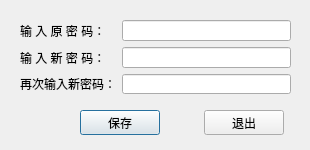
<?xml version="1.0" encoding="UTF-8"?>
<ui version="4.0">
 <class>ChangePwdDialog</class>
 <widget class="QDialog" name="ChangePwdDialog">
  <property name="geometry">
   <rect>
    <x>0</x>
    <y>0</y>
    <width>310</width>
    <height>150</height>
   </rect>
  </property>
  <property name="minimumSize">
   <size>
    <width>310</width>
    <height>150</height>
   </size>
  </property>
  <property name="maximumSize">
   <size>
    <width>310</width>
    <height>150</height>
   </size>
  </property>
  <property name="windowTitle">
   <string>Dialog</string>
  </property>
  <widget class="QWidget" name="">
   <property name="geometry">
    <rect>
     <x>80</x>
     <y>110</y>
     <width>204</width>
     <height>25</height>
    </rect>
   </property>
   <layout class="QHBoxLayout" name="horizontalLayout">
    <item>
     <widget class="QPushButton" name="saveBtn">
      <property name="text">
       <string>保存</string>
      </property>
     </widget>
    </item>
    <item>
     <spacer name="horizontalSpacer">
      <property name="orientation">
       <enum>Qt::Horizontal</enum>
      </property>
      <property name="sizeHint" stdset="0">
       <size>
        <width>40</width>
        <height>20</height>
       </size>
      </property>
     </spacer>
    </item>
    <item>
     <widget class="QPushButton" name="exitBtn">
      <property name="text">
       <string>退出</string>
      </property>
     </widget>
    </item>
   </layout>
  </widget>
  <widget class="QWidget" name="">
   <property name="geometry">
    <rect>
     <x>20</x>
     <y>20</y>
     <width>271</width>
     <height>74</height>
    </rect>
   </property>
   <layout class="QGridLayout" name="gridLayout">
    <item row="0" column="0">
     <widget class="QLabel" name="label">
      <property name="text">
       <string>输 入 原 密 码：</string>
      </property>
     </widget>
    </item>
    <item row="0" column="1">
     <widget class="QLineEdit" name="oldPwdEdit">
      <property name="echoMode">
       <enum>QLineEdit::Password</enum>
      </property>
     </widget>
    </item>
    <item row="1" column="0">
     <widget class="QLabel" name="label_2">
      <property name="text">
       <string>输 入 新 密 码：</string>
      </property>
     </widget>
    </item>
    <item row="1" column="1">
     <widget class="QLineEdit" name="newPwdEdit">
      <property name="echoMode">
       <enum>QLineEdit::Password</enum>
      </property>
     </widget>
    </item>
    <item row="2" column="0">
     <widget class="QLabel" name="label_3">
      <property name="text">
       <string>再次输入新密码：</string>
      </property>
     </widget>
    </item>
    <item row="2" column="1">
     <widget class="QLineEdit" name="newPwdEdit2">
      <property name="echoMode">
       <enum>QLineEdit::Password</enum>
      </property>
     </widget>
    </item>
   </layout>
  </widget>
 </widget>
 <resources/>
 <connections/>
</ui>
